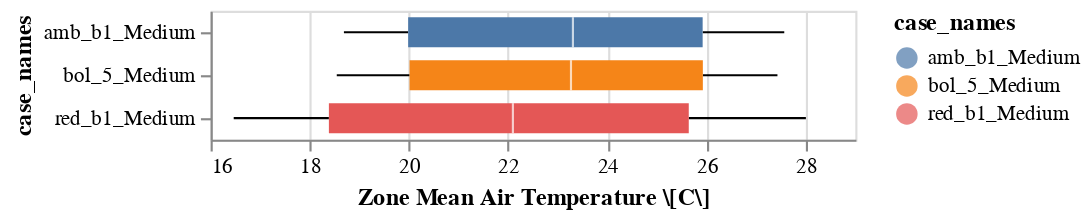

The code cell stored with this chart in its notebook:
### Code cell
alt.Chart(df_agg).mark_boxplot(extent='min-max').encode(
    y=alt.Y('case_names:N'),
    x=alt.X(r'Zone Mean Air Temperature \[C\]').scale(zero=False),
    color="case_names",
)

### Figure 1 — Vega-Lite specification as saved in the notebook (floating-point values rounded to 4 significant figures; data arrays with more than 128 entries replaced by an {"elided": "..."} marker saying what was removed)
{"config": {"view": {"continuousWidth": 300, "continuousHeight": 300}}, "data": {"name": "data-27020cb01cdf75ae077cdfc5122db8a8"}, "mark": {"type": "boxplot", "extent": "min-max"}, "encoding": {"color": {"field": "case_names", "type": "nominal"}, "x": {"field": "Zone Mean Air Temperature \\[C\\]", "scale": {"zero": false}, "type": "quantitative"}, "y": {"field": "case_names", "type": "nominal"}}, "$schema": "https://vega.github.io/schema/vega-lite/v5.20.1.json", "datasets": {"data-27020cb01cdf75ae077cdfc5122db8a8": {"elided": "288 records"}}}
